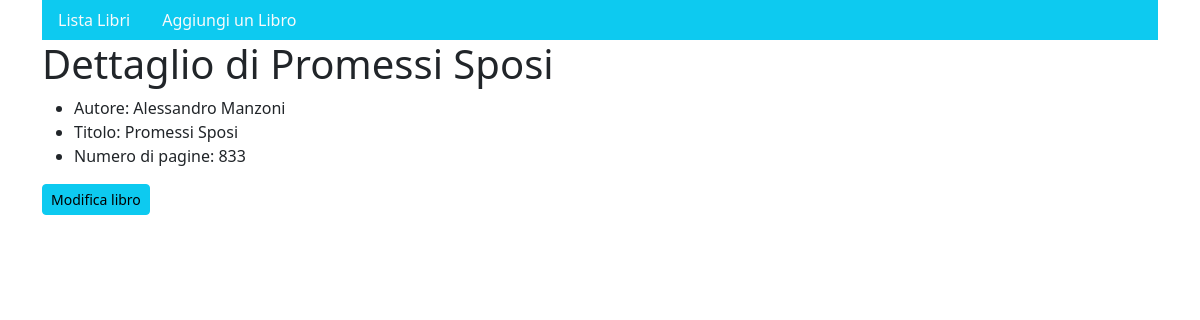
Page /gestione/detail/40 on the earlier database version.
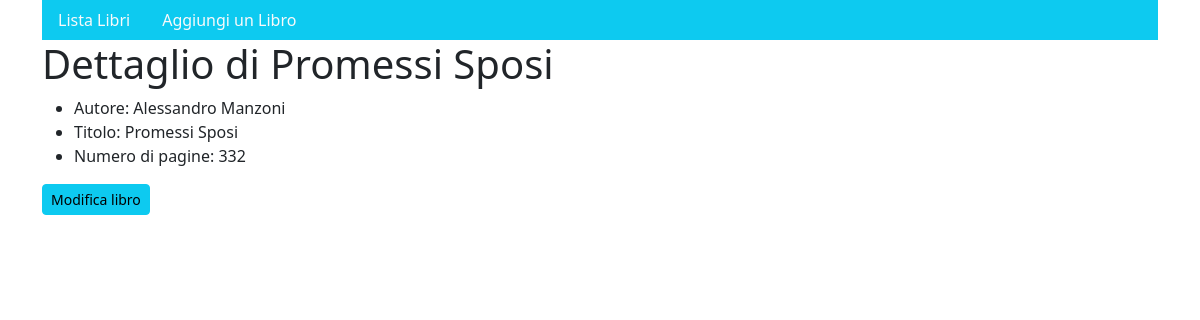
Same page on the later database version.
### gestione/models.py (models this page shows, shortened)
class Libro(models.Model):
    titolo = models.CharField(max_length=200)
    autore = models.CharField(max_length=50)
    pagine = models.IntegerField(default=100)
    class Meta:
        verbose_name_plural = 'Libri'

### gestione/views.py (the view)
# urls.py: path('detail/<int:id>', dettaglio_libro, name="dettaglio"),
def dettaglio_libro(request, id):
    libro = Libro.objects.get(pk=id)
    template_name = "gestione/dettaglio-libro.html"
    ctx = {"libro": libro}
    return render(request, template_name, ctx)

### templates/gestione/dettaglio-libro.html (shortened to what this page needs)
{% extends 'base/base.html' %}
{% block content %}
    <h1>Dettaglio di {{ libro.titolo }}</h1>
    <ul>
        <li>Autore: {{ libro.autore }}</li>
        <li>Titolo: {{ libro.titolo }}</li>
        <li>Numero di pagine: {{ libro.pagine }}</li>
    </ul>
    <a class="btn btn-sm btn-info" href="{% url 'edita' libro.pk %}">Modifica libro</a>
{% endblock %}

Differences in the rows shown:
changed Libro "Promessi Sposi": pagine "833" → "332"
